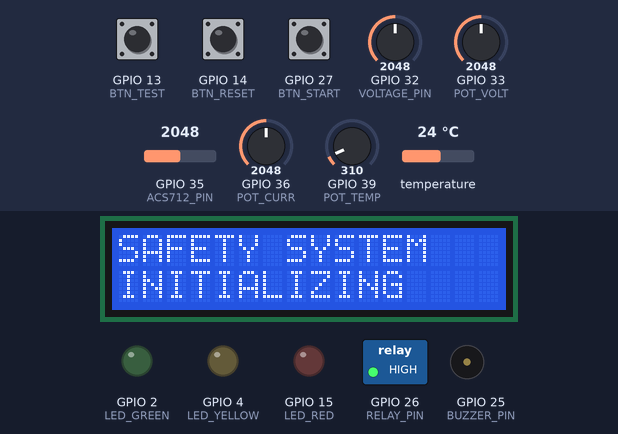
This sketch was run on a simulated ESP32. Parts: 16×2 character LCD, switched loads named in the sketch (green lamp = pin HIGH), output pins drawn as LEDs (lit = HIGH), buzzer (waves = sounding, pin HIGH). Inputs (shaded band) come from the test bench; at power-on: GPIO 13 (BTN_TEST) HIGH, GPIO 14 (BTN_RESET) HIGH, GPIO 27 (BTN_START) HIGH, GPIO 32 (VOLTAGE_PIN) = 2048, GPIO 33 (POT_VOLT) = 2048, GPIO 35 (ACS712_PIN) = 2048, GPIO 36 (POT_CURR) = 2048, GPIO 39 (POT_TEMP) = 310, temperature 24 °C (analog values on the 0–4095 scale).

Above: at 0.2 s.
At 2.4 s:
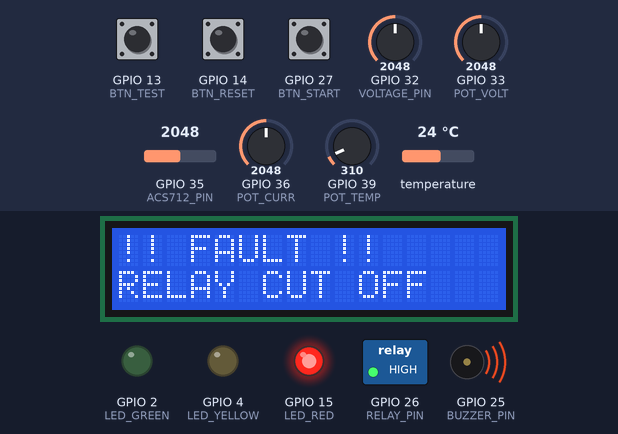
Timing chart, 0 to 3.9 s (numbered marks = the images above):
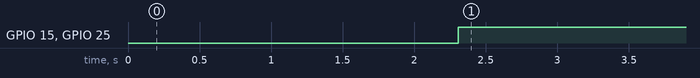

Measured:
- by itself, GPIO 15 (LED_RED), GPIO 25 (BUZZER_PIN): LOW → HIGH at 2.3 s

The sketch:

esp32_saftey_controller.ino
```cpp
#include <Wire.h>
#include <LiquidCrystal_I2C.h>
#include <OneWire.h>
#include <DallasTemperature.h>

LiquidCrystal_I2C lcd(0x27, 16, 2);

// PYNQ UART2
HardwareSerial PYNQUART(2);

// Sensor Pins
const int DS18B20_PIN = 19;
const int ACS712_PIN  = 35;
const int VOLTAGE_PIN = 32;

// Fault Potentiometers
const int POT_VOLT = 33;
const int POT_CURR = 36;
const int POT_TEMP = 39;

// Outputs & Actuators
const int RELAY_PIN  = 26;
const int BUZZER_PIN = 25;
const int LED_GREEN  = 2;
const int LED_YELLOW = 4;
const int LED_RED    = 15;

// Buttons
const int BTN_START = 27;
const int BTN_RESET = 14;
const int BTN_TEST  = 13;
const int BTN_MENU  = 23;

OneWire oneWire(DS18B20_PIN);
DallasTemperature temperatureSensor(&oneWire);

const float ACS_ZERO_MV = 1749.5;
const float ACS_SENSITIVITY = 185.0;
const float ACS_DIVIDER_FACTOR = 1.5;

const float MAX_VOLTAGE = 5.5;
const float MAX_CURRENT = 7.5;
const float TEMP_WARNING = 32.0;
const float MAX_TEMPERATURE = 40.0;
const int FAULT_POT_LIMIT = 90;

bool systemRunning = false;
bool faultLatched = false;
bool manualFault = false;
bool tempSensorFault = false;

unsigned long lastSample = 0;
unsigned long lastLCD = 0;
unsigned long lastUART = 0;

float voltage = 0, current = 0, temperature = 0, power = 0;
int potV = 0, potI = 0, potT = 0;

void setup() {
  Serial.begin(115200);
  PYNQUART.begin(115200, SERIAL_8N1, 16, 17);

  analogReadResolution(12);
  analogSetPinAttenuation(ACS712_PIN, ADC_11db);
  analogSetPinAttenuation(VOLTAGE_PIN, ADC_11db);
  analogSetPinAttenuation(POT_VOLT, ADC_11db);
  analogSetPinAttenuation(POT_CURR, ADC_11db);
  analogSetPinAttenuation(POT_TEMP, ADC_11db);

  temperatureSensor.begin();
  temperatureSensor.setResolution(10);

  pinMode(RELAY_PIN, OUTPUT);
  pinMode(BUZZER_PIN, OUTPUT);
  pinMode(LED_GREEN, OUTPUT);
  pinMode(LED_YELLOW, OUTPUT);
  pinMode(LED_RED, OUTPUT);

  pinMode(BTN_START, INPUT_PULLUP);
  pinMode(BTN_RESET, INPUT_PULLUP);
  pinMode(BTN_TEST, INPUT_PULLUP);
  pinMode(BTN_MENU, INPUT_PULLUP);

  digitalWrite(RELAY_PIN, HIGH);
  digitalWrite(BUZZER_PIN, LOW);
  digitalWrite(LED_GREEN, LOW);
  digitalWrite(LED_YELLOW, LOW);
  digitalWrite(LED_RED, LOW);

  Wire.begin(21, 22);
  lcd.init();
  lcd.backlight();
  lcd.clear();
  lcd.setCursor(0, 0);
  lcd.print("SAFETY SYSTEM");
  lcd.setCursor(0, 1);
  lcd.print("INITIALIZING");
  delay(2000);
}

void readSensors() {
  temperatureSensor.requestTemperatures();
  float dsTemp = temperatureSensor.getTempCByIndex(0);
  if (dsTemp == DEVICE_DISCONNECTED_C) {
    tempSensorFault = true;
    temperature = -127.0;
  } else {
    tempSensorFault = false;
    temperature = dsTemp;
  }

  float sensorVoltage = analogReadMilliVolts(VOLTAGE_PIN) / 1000.0;
  voltage = sensorVoltage * 5.0;

  float acs_mV = analogReadMilliVolts(ACS712_PIN);
  float diff = (acs_mV - ACS_ZERO_MV) * ACS_DIVIDER_FACTOR;
  current = abs(diff / ACS_SENSITIVITY);
  power = voltage * current;

  potV = map(analogRead(POT_VOLT), 0, 4095, 0, 100);
  potI = map(analogRead(POT_CURR), 0, 4095, 0, 100);
  potT = map(analogRead(POT_TEMP), 0, 4095, 0, 100);
}

void safetyCheck() {
  bool vFault = voltage > MAX_VOLTAGE || potV >= FAULT_POT_LIMIT;
  bool iFault = current > MAX_CURRENT || potI >= FAULT_POT_LIMIT;
  bool tFault = temperature > MAX_TEMPERATURE || potT >= FAULT_POT_LIMIT;
  bool anyFault = vFault || iFault || tFault || tempSensorFault || manualFault;
  if (anyFault) faultLatched = true;
}

void updateOutputs() {
  if (faultLatched) {
    digitalWrite(RELAY_PIN, HIGH);
    digitalWrite(LED_GREEN, LOW);
    digitalWrite(LED_YELLOW, LOW);
    digitalWrite(LED_RED, HIGH);
    digitalWrite(BUZZER_PIN, HIGH);
    return;
  }

  if (!systemRunning) {
    digitalWrite(RELAY_PIN, HIGH);
    digitalWrite(LED_GREEN, LOW);
    digitalWrite(LED_YELLOW, LOW);
    digitalWrite(LED_RED, LOW);
    digitalWrite(BUZZER_PIN, LOW);
    return;
  }

  bool warning = temperature >= TEMP_WARNING || potV >= 70 || potI >= 70 || potT >= 70;
  if (warning) {
    digitalWrite(RELAY_PIN, LOW);
    digitalWrite(LED_GREEN, LOW);
    digitalWrite(LED_YELLOW, HIGH);
    digitalWrite(LED_RED, LOW);
    digitalWrite(BUZZER_PIN, LOW);
    return;
  }

  digitalWrite(RELAY_PIN, LOW);
  digitalWrite(LED_GREEN, HIGH);
  digitalWrite(LED_YELLOW, LOW);
  digitalWrite(LED_RED, LOW);
  digitalWrite(BUZZER_PIN, LOW);
}

void updateLCD() {
  if (millis() - lastLCD < 2000) return;
  lastLCD = millis();
  lcd.clear();

  if (tempSensorFault) {
    lcd.setCursor(0, 0); lcd.print("TEMP SENSOR ERR");
    lcd.setCursor(0, 1); lcd.print("RELAY CUT OFF");
    return;
  }
  if (faultLatched) {
    lcd.setCursor(0, 0); lcd.print("!! FAULT !!");
    lcd.setCursor(0, 1); lcd.print("RELAY CUT OFF");
    return;
  }
  if (!systemRunning) {
    lcd.setCursor(0, 0); lcd.print("SYSTEM READY");
    lcd.setCursor(0, 1); lcd.print("Press START");
    return;
  }
  lcd.setCursor(0, 0);
  lcd.print("V:"); lcd.print(voltage, 2); lcd.print(" I:"); lcd.print(current, 2);
  lcd.setCursor(0, 1);
  lcd.print("T:"); lcd.print(temperature, 1); lcd.print(" P:"); lcd.print(power, 1);
}

void checkButtons() {
  if (digitalRead(BTN_START) == LOW) { systemRunning = true; delay(300); }
  if (digitalRead(BTN_RESET) == LOW) { faultLatched = false; manualFault = false; delay(300); }
  if (digitalRead(BTN_TEST) == LOW)  { manualFault = true; delay(300); }
}

void sendToPYNQ() {
  if (millis() - lastUART < 500) return;
  lastUART = millis();

  PYNQUART.print("V="); PYNQUART.print((int)(voltage * 1000.0));
  PYNQUART.print(",I="); PYNQUART.print((int)(current * 1000.0));
  PYNQUART.print(",T="); PYNQUART.print((int)(temperature * 100.0));
  PYNQUART.print(",F="); PYNQUART.print(faultLatched ? 1 : 0);
  PYNQUART.print(",S="); PYNQUART.println(tempSensorFault ? 0 : 1);
}

void loop() {
  checkButtons();
  if (millis() - lastSample >= 500) {
    lastSample = millis();
    readSensors();
    safetyCheck();
    updateOutputs();
  }
  updateLCD();
  sendToPYNQ();
}
```
